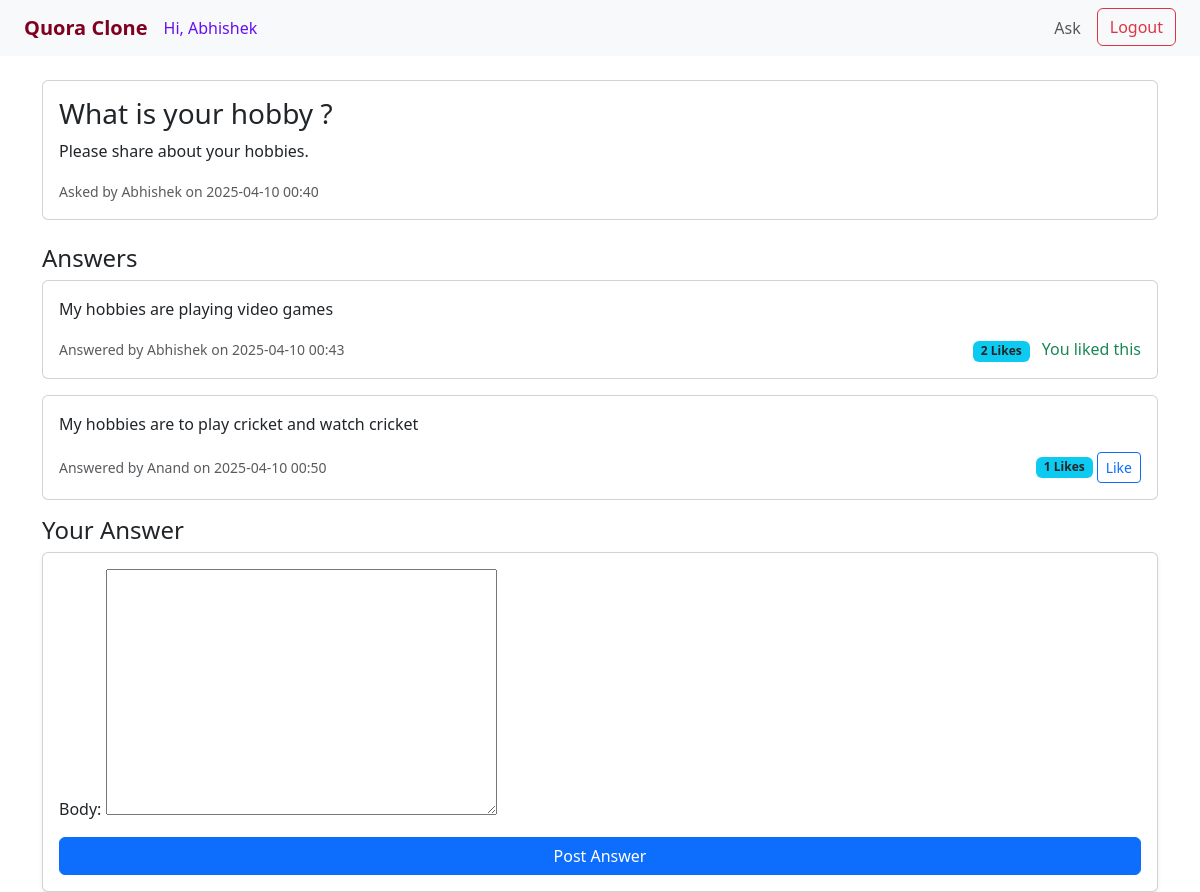
The page /question/1/ (signed in) on the database its author committed.
### core/models.py (models this page shows, shortened)
class Question(models.Model):
    user = models.ForeignKey(User, on_delete=models.CASCADE)
    title = models.CharField(max_length=255)
    body = models.TextField()
    created_at = models.DateTimeField(auto_now_add=True)

class Answer(models.Model):
    user = models.ForeignKey(User, on_delete=models.CASCADE)
    question = models.ForeignKey(Question, on_delete=models.CASCADE, related_name='answers')
    body = models.TextField()
    created_at = models.DateTimeField(auto_now_add=True)
    likes = models.ManyToManyField(User, related_name='liked_answers', blank=True)

### core/views.py (the view)
# urls.py: path('question/<int:pk>/', views.question_detail, name='question_detail'),
@login_required
def question_detail(request, pk):
    question = get_object_or_404(Question, pk=pk)
    form = AnswerForm(request.POST or None)
    if form.is_valid():
        answer = form.save(commit=False)
        answer.user = request.user
        answer.question = question
        answer.save()
        return redirect('question_detail', pk=pk)
    return render(request, 'question_detail.html', {
        'question': question,
        'form': form
    })

### core/forms.py
class AnswerForm(forms.ModelForm):
    class Meta:
        model = Answer
        fields = ['body']

### core/templates/question_detail.html (shortened to what this page needs)
{% extends 'base.html' %}
{% block content %}
<div class="card mb-4">
    <div class="card-body">
        <h3>{{ question.title }}</h3>
        <p>{{ question.body }}</p>
        <small class="text-muted">Asked by {{ question.user.username }} on {{ question.created_at|date:"Y-m-d H:i" }}</small>
    </div>
</div>
<h4>Answers</h4>
{% for answer in question.answers.all %}
    <div class="card mb-3">
        <div class="card-body">
            <p>{{ answer.body }}</p>
            <div class="d-flex justify-content-between align-items-center">
                <small class="text-muted">Answered by {{ answer.user.username }} on {{ answer.created_at|date:"Y-m-d H:i" }}</small>
                <div>
                    <span class="badge bg-info text-dark">{{ answer.likes.count }} Likes</span>
                    {% if user not in answer.likes.all %}
                        <form method="post" action="{% url 'like_answer' answer.id %}" class="d-inline">
                            <button class="btn btn-sm btn-outline-primary">Like</button>
                        </form>
                    {% else %}
                        <span class="text-success ms-2">You liked this</span>
                    {% endif %}
                </div>
            </div>
        </div>
    </div>
{% empty %}
    <p>No answers yet.</p>
{% endfor %}
<h4>Your Answer</h4>
<form method="post" class="card card-body shadow-sm">
    {{ form.as_p }}
    <button type="submit" class="btn btn-primary">Post Answer</button>
</form>
{% endblock %}

### core/templates/base.html (shortened to what this page needs)
<!DOCTYPE html>
<html>
<head>
    <link href="https://cdn.jsdelivr.net/npm/bootstrap@5.3.0/dist/css/bootstrap.min.css" rel="stylesheet">
</head>
<body>
    <nav class="navbar navbar-expand-lg navbar-light bg-light px-4">
        <a class="navbar-brand fw-bold" href="{% url 'home' %}">
            <span style="color: #800020;">Quora Clone</span>
        </a>
        {% if user.is_authenticated %}
            <span class="nav-link" style="color: #6610f2;">
                Hi, {{ user.username }}
            </span>
        {% endif %}
        <div class="collapse navbar-collapse">
            <ul class="navbar-nav ms-auto">
                {% if user.is_authenticated %}
                    <li class="nav-item me-2">
                        <a class="nav-link" href="{% url 'post_question' %}">Ask</a>
                    </li>
                    <li class="nav-item">
                        <a class="btn btn-outline-danger" href="{% url 'logout' %}">Logout</a>
                    </li>
                {% endif %}
            </ul>
        </div>
    </nav>
    <div class="container mt-4">
        {% block content %}{% endblock %}
    </div>
</body>
</html>

### rows shown on the page
Question: title "What is your hobby ?", body "Please share about your hobbies.", user.username "Abhishek", created_at "2025-04-10 00:40"
Answer: body "My hobbies are playing video games", user.username "Abhishek", created_at "2025-04-10 00:43", likes.count "2", shows "You liked this"
Answer: body "My hobbies are to play cricket and watch cricket", user.username "Anand", created_at "2025-04-10 00:50", likes.count "1", shows "Like"

### other values the page prints
{{ user.username }} "Abhishek"
